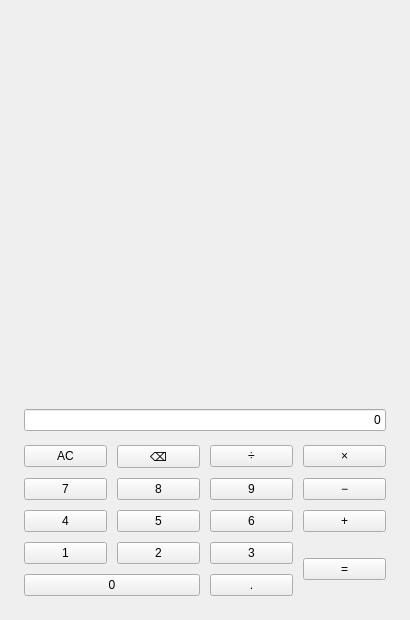
<?xml version="1.0" encoding="UTF-8"?>
<ui version="4.0">
 <class>MainWindow</class>
 <widget class="QMainWindow" name="MainWindow">
  <property name="geometry">
   <rect>
    <x>0</x>
    <y>0</y>
    <width>410</width>
    <height>620</height>
   </rect>
  </property>
  <property name="windowTitle">
   <string>带键盘事件的计算器</string>
  </property>
  <widget class="QWidget" name="centralwidget">
   <layout class="QVBoxLayout" name="mainLayout">
    <property name="spacing">
     <number>14</number>
    </property>
    <property name="leftMargin">
     <number>24</number>
    </property>
    <property name="topMargin">
     <number>22</number>
    </property>
    <property name="rightMargin">
     <number>24</number>
    </property>
    <property name="bottomMargin">
     <number>24</number>
    </property>
    <item>
     <widget class="QLabel" name="lblExpression">
      <property name="text">
       <string/>
      </property>
      <property name="alignment">
       <set>Qt::AlignRight|Qt::AlignTrailing|Qt::AlignVCenter</set>
      </property>
      <property name="accessibleName">
       <string>算式</string>
      </property>
     </widget>
    </item>
    <item>
     <widget class="QLineEdit" name="display">
      <property name="accessibleName">
       <string>计算结果</string>
      </property>
      <property name="text">
       <string>0</string>
      </property>
      <property name="alignment">
       <set>Qt::AlignRight|Qt::AlignTrailing|Qt::AlignVCenter</set>
      </property>
     </widget>
    </item>
    <item>
     <layout class="QGridLayout" name="buttonGrid">
      <property name="horizontalSpacing">
       <number>10</number>
      </property>
      <property name="verticalSpacing">
       <number>10</number>
      </property>
      <item row="0" column="0">
       <widget class="QPushButton" name="btnClear">
        <property name="text"><string>AC</string></property>
        <property name="role" stdset="0"><string>function</string></property>
        <property name="accessibleName"><string>全部清除</string></property>
       </widget>
      </item>
      <item row="0" column="1">
       <widget class="QPushButton" name="btnBackspace">
        <property name="text"><string>⌫</string></property>
        <property name="role" stdset="0"><string>function</string></property>
        <property name="accessibleName"><string>退格</string></property>
       </widget>
      </item>
      <item row="0" column="2">
       <widget class="QPushButton" name="btnDivide">
        <property name="text"><string>÷</string></property>
        <property name="role" stdset="0"><string>operator</string></property>
        <property name="accessibleName"><string>除</string></property>
       </widget>
      </item>
      <item row="0" column="3">
       <widget class="QPushButton" name="btnMultiply">
        <property name="text"><string>×</string></property>
        <property name="role" stdset="0"><string>operator</string></property>
        <property name="accessibleName"><string>乘</string></property>
       </widget>
      </item>
      <item row="1" column="0">
       <widget class="QPushButton" name="btn7"><property name="text"><string>7</string></property><property name="accessibleName"><string>数字7</string></property></widget>
      </item>
      <item row="1" column="1">
       <widget class="QPushButton" name="btn8"><property name="text"><string>8</string></property><property name="accessibleName"><string>数字8</string></property></widget>
      </item>
      <item row="1" column="2">
       <widget class="QPushButton" name="btn9"><property name="text"><string>9</string></property><property name="accessibleName"><string>数字9</string></property></widget>
      </item>
      <item row="1" column="3">
       <widget class="QPushButton" name="btnSubtract">
        <property name="text"><string>−</string></property>
        <property name="role" stdset="0"><string>operator</string></property>
        <property name="accessibleName"><string>减</string></property>
       </widget>
      </item>
      <item row="2" column="0">
       <widget class="QPushButton" name="btn4"><property name="text"><string>4</string></property><property name="accessibleName"><string>数字4</string></property></widget>
      </item>
      <item row="2" column="1">
       <widget class="QPushButton" name="btn5"><property name="text"><string>5</string></property><property name="accessibleName"><string>数字5</string></property></widget>
      </item>
      <item row="2" column="2">
       <widget class="QPushButton" name="btn6"><property name="text"><string>6</string></property><property name="accessibleName"><string>数字6</string></property></widget>
      </item>
      <item row="2" column="3">
       <widget class="QPushButton" name="btnAdd">
        <property name="text"><string>+</string></property>
        <property name="role" stdset="0"><string>operator</string></property>
        <property name="accessibleName"><string>加</string></property>
       </widget>
      </item>
      <item row="3" column="0">
       <widget class="QPushButton" name="btn1"><property name="text"><string>1</string></property><property name="accessibleName"><string>数字1</string></property></widget>
      </item>
      <item row="3" column="1">
       <widget class="QPushButton" name="btn2"><property name="text"><string>2</string></property><property name="accessibleName"><string>数字2</string></property></widget>
      </item>
      <item row="3" column="2">
       <widget class="QPushButton" name="btn3"><property name="text"><string>3</string></property><property name="accessibleName"><string>数字3</string></property></widget>
      </item>
      <item row="3" column="3" rowspan="2">
       <widget class="QPushButton" name="btnEquals">
        <property name="text"><string>=</string></property>
        <property name="accessibleName"><string>等于</string></property>
       </widget>
      </item>
      <item row="4" column="0" colspan="2">
       <widget class="QPushButton" name="btn0"><property name="text"><string>0</string></property><property name="accessibleName"><string>数字0</string></property></widget>
      </item>
      <item row="4" column="2">
       <widget class="QPushButton" name="btnDecimal"><property name="text"><string>.</string></property><property name="accessibleName"><string>小数点</string></property></widget>
      </item>
     </layout>
    </item>
   </layout>
  </widget>
 </widget>
 <resources/>
 <connections/>
</ui>
